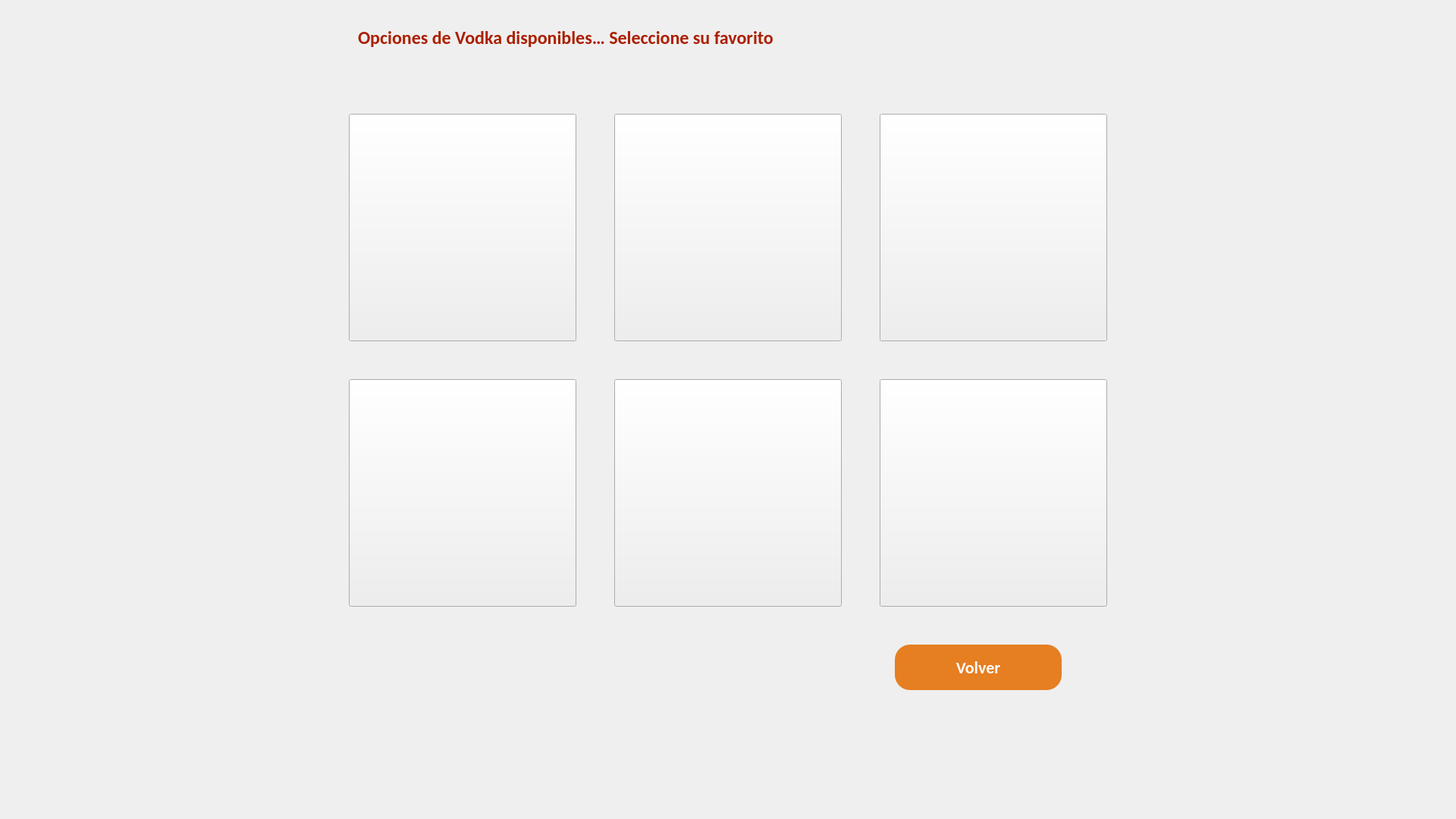
<?xml version="1.0" encoding="UTF-8"?>
<ui version="4.0">
 <class>ventanaVodka</class>
 <widget class="QMainWindow" name="ventanaVodka">
  <property name="geometry">
   <rect>
    <x>0</x>
    <y>0</y>
    <width>1920</width>
    <height>1080</height>
   </rect>
  </property>
  <property name="windowTitle">
   <string>MainWindow</string>
  </property>
  <property name="styleSheet">
   <string notr="true">QWidget {
    background: qlineargradient(
        spread:pad, x1:0, y1:0, x2:1, y2:0,
        stop:0 rgba(255, 220, 150, 255), /* Color claro, hacia la izquierda */
        stop:1 rgba(230, 134, 60, 255)  /* Color naranja oscuro, hacia la derecha */
    );

}
</string>
  </property>
  <widget class="QWidget" name="centralwidget">
   <widget class="QLabel" name="tituloVodka">
    <property name="geometry">
     <rect>
      <x>470</x>
      <y>10</y>
      <width>900</width>
      <height>80</height>
     </rect>
    </property>
    <property name="sizePolicy">
     <sizepolicy hsizetype="Expanding" vsizetype="Expanding">
      <horstretch>0</horstretch>
      <verstretch>0</verstretch>
     </sizepolicy>
    </property>
    <property name="font">
     <font>
      <family>Calibri</family>
      <pointsize>18</pointsize>
      <weight>75</weight>
      <bold>true</bold>
     </font>
    </property>
    <property name="styleSheet">
     <string notr="true">QLabel {
    font-family: &quot;Calibri&quot;;         /* Fuente Calibri */
    font-size: 18pt;                /* Tamaño de 20pt */
    color: #AC1F01;                 /* Color rojo oscuro especificado */
    font-weight: bold;            /* Normal, ajusta a bold si necesitas */
    text-align: left;               /* Alineación izquierda, cámbialo a center si es necesario */
	background: none;

}
</string>
    </property>
    <property name="text">
     <string>Opciones de Vodka disponibles… Seleccione su favorito</string>
    </property>
    <property name="alignment">
     <set>Qt::AlignLeading|Qt::AlignLeft|Qt::AlignVCenter</set>
    </property>
    <property name="indent">
     <number>2</number>
    </property>
   </widget>
   <widget class="QPushButton" name="vBoton">
    <property name="geometry">
     <rect>
      <x>1180</x>
      <y>850</y>
      <width>220</width>
      <height>60</height>
     </rect>
    </property>
    <property name="sizePolicy">
     <sizepolicy hsizetype="Expanding" vsizetype="Expanding">
      <horstretch>0</horstretch>
      <verstretch>0</verstretch>
     </sizepolicy>
    </property>
    <property name="styleSheet">
     <string notr="true">QPushButton {
    background-color: #e67e22;
    color: white;                /* Texto blanco */
    font-family: Calibri;         /* Fuente Calibri */
    font-size: 22px;              /* Tamaño de la fuente */
    font-weight: bold;  
    border-radius: 20px;          /* Bordes redondeados */
    padding: 10px 20px;           /* Espaciado interno para agrandar el botón */
}

QPushButton:hover {
   background-color: #d35400;     /* Color de fondo al pasar el mouse */
}</string>
    </property>
    <property name="text">
     <string>Volver</string>
    </property>
   </widget>
   <widget class="QPushButton" name="vDestornillador">
    <property name="geometry">
     <rect>
      <x>460</x>
      <y>150</y>
      <width>300</width>
      <height>300</height>
     </rect>
    </property>
    <property name="styleSheet">
     <string notr="true">border-image: url(:/opciones vodka/Destornillador.png);
background: none;</string>
    </property>
    <property name="text">
     <string/>
    </property>
   </widget>
   <widget class="QPushButton" name="vTonic">
    <property name="geometry">
     <rect>
      <x>810</x>
      <y>150</y>
      <width>300</width>
      <height>300</height>
     </rect>
    </property>
    <property name="styleSheet">
     <string notr="true">border-image: url(:/opciones vodka/Vodka Tonic.png);
background: none;</string>
    </property>
    <property name="text">
     <string/>
    </property>
   </widget>
   <widget class="QPushButton" name="vCaipiroska">
    <property name="geometry">
     <rect>
      <x>1160</x>
      <y>150</y>
      <width>300</width>
      <height>300</height>
     </rect>
    </property>
    <property name="styleSheet">
     <string notr="true">border-image: url(:/opciones vodka/Caipiroska.png);
background: none;</string>
    </property>
    <property name="text">
     <string/>
    </property>
   </widget>
   <widget class="QPushButton" name="vCollins">
    <property name="geometry">
     <rect>
      <x>460</x>
      <y>500</y>
      <width>300</width>
      <height>300</height>
     </rect>
    </property>
    <property name="styleSheet">
     <string notr="true">border-image: url(:/opciones vodka/vodka collins.png);
background: none;</string>
    </property>
    <property name="text">
     <string/>
    </property>
   </widget>
   <widget class="QPushButton" name="vCitrusPunch">
    <property name="geometry">
     <rect>
      <x>810</x>
      <y>500</y>
      <width>300</width>
      <height>300</height>
     </rect>
    </property>
    <property name="styleSheet">
     <string notr="true">border-image: url(:/opciones vodka/citrus vodka punch.png);
background: none;</string>
    </property>
    <property name="text">
     <string/>
    </property>
   </widget>
   <widget class="QPushButton" name="vLimonCola">
    <property name="geometry">
     <rect>
      <x>1160</x>
      <y>500</y>
      <width>300</width>
      <height>300</height>
     </rect>
    </property>
    <property name="styleSheet">
     <string notr="true">border-image: url(:/opciones vodka/vodka limon cola.png);
background: none;</string>
    </property>
    <property name="text">
     <string/>
    </property>
   </widget>
   <zorder>vCollins</zorder>
   <zorder>tituloVodka</zorder>
   <zorder>vBoton</zorder>
   <zorder>vDestornillador</zorder>
   <zorder>vTonic</zorder>
   <zorder>vCaipiroska</zorder>
   <zorder>vCitrusPunch</zorder>
   <zorder>vLimonCola</zorder>
  </widget>
 </widget>
 <resources>
  <include location="../Bebidas/bebidasVodka/bebidasVodka.qrc"/>
 </resources>
 <connections/>
</ui>
